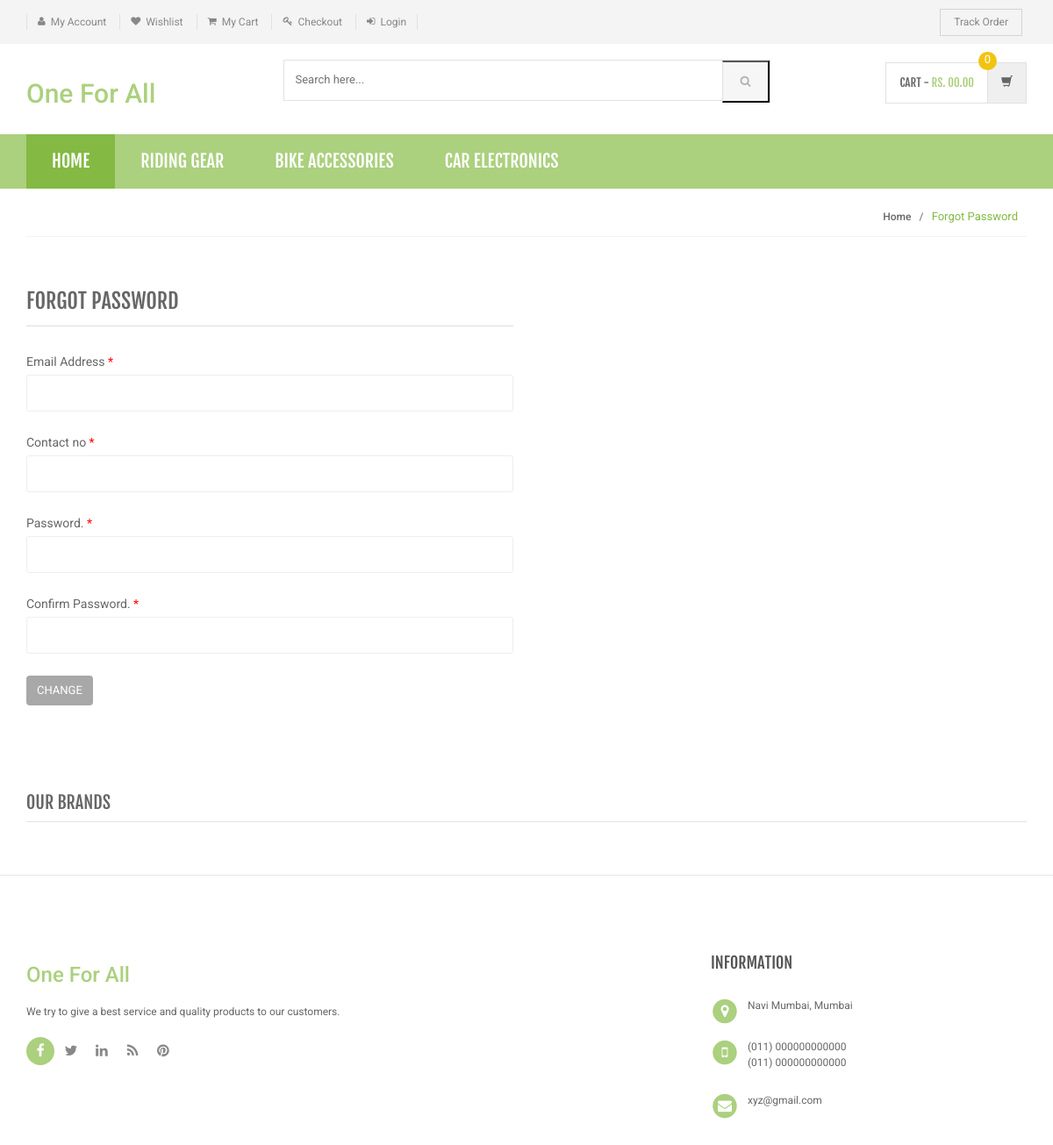
/forgot-password.php, run on the app's committed database.
### tables this page shows
CREATE TABLE `category` (
  `id` int(11) NOT NULL,
  `categoryName` varchar(255) NOT NULL,
  `categoryDescription` longtext NOT NULL,
  `creationDate` timestamp NOT NULL DEFAULT CURRENT_TIMESTAMP,
  `updationDate` varchar(255) NOT NULL
);

### includes/menu-bar.php (the view, shortened to what this page needs)
<div class="header-nav animate-dropdown">
    <div class="container">
        <div class="yamm navbar navbar-default" role="navigation">
            <div class="nav-bg-class">
                <div class="navbar-collapse collapse" id="mc-horizontal-menu-collapse">
	<div class="nav-outer">
		<ul class="nav navbar-nav">
			<li class="active dropdown yamm-fw">
				<a href="index.php" data-hover="dropdown" class="dropdown-toggle">Home</a>
			</li>
              <?php $sql=mysqli_query($bd,"select id,categoryName  from category limit 6");
while($row=mysqli_fetch_array($sql))
{
    ?>
			<li class="dropdown yamm">
				<a href="category.php?cid=<?php echo $row['id'];?>"> <?php echo $row['categoryName'];?></a>
			</li>
			<?php } ?>
		</ul>
		<div class="clearfix"></div>
	</div>
</div>
            </div>
        </div>
    </div>
</div>

### assets/css/green.css (style rules this page uses)
a { color: #abd07e; }
.header-style-1 .header-nav { background: #abd07e; }
.cnt-home .header-style-1 .header-nav .navbar .navbar-nav > li.active { background: #84b943; }

### assets/css/lightbox.css (style rules this page uses)
body:after { content: url(../images/close.png) url(../images/loading.gif) url(../images/prev.png) url(../images/next.png); display: none; }

### assets/css/blue.css (style rules this page uses)
a { color: #3498db; }
.header-style-1 .header-nav { background: #3498db; }
.cnt-home .header-style-1 .header-nav .navbar .navbar-nav > li.active { background: #1d6ca1; }

### assets/css/red.css (style rules this page uses)
a { color: #ff6c6c; }
.header-style-1 .header-nav { background: #ff6c6c; }
.cnt-home .header-style-1 .header-nav .navbar .navbar-nav > li.active { background: #ff1a1a; }

### assets/css/orange.css (style rules this page uses)
a { color: #f39c12; }
.header-style-1 .header-nav { background: #f39c12; }
.cnt-home .header-style-1 .header-nav .navbar .navbar-nav > li.active { background: #ab6c09; }

### assets/css/dark-green.css (style rules this page uses)
a { color: #12cca7; }
.header-style-1 .header-nav { background: #12cca7; }
.cnt-home .header-style-1 .header-nav .navbar .navbar-nav > li.active { background: #0b816a; }

### data on the page
category: categoryName "RIDING GEAR"
category: categoryName "BIKE ACCESSORIES"
category: categoryName "CAR ELECTRONICS"
